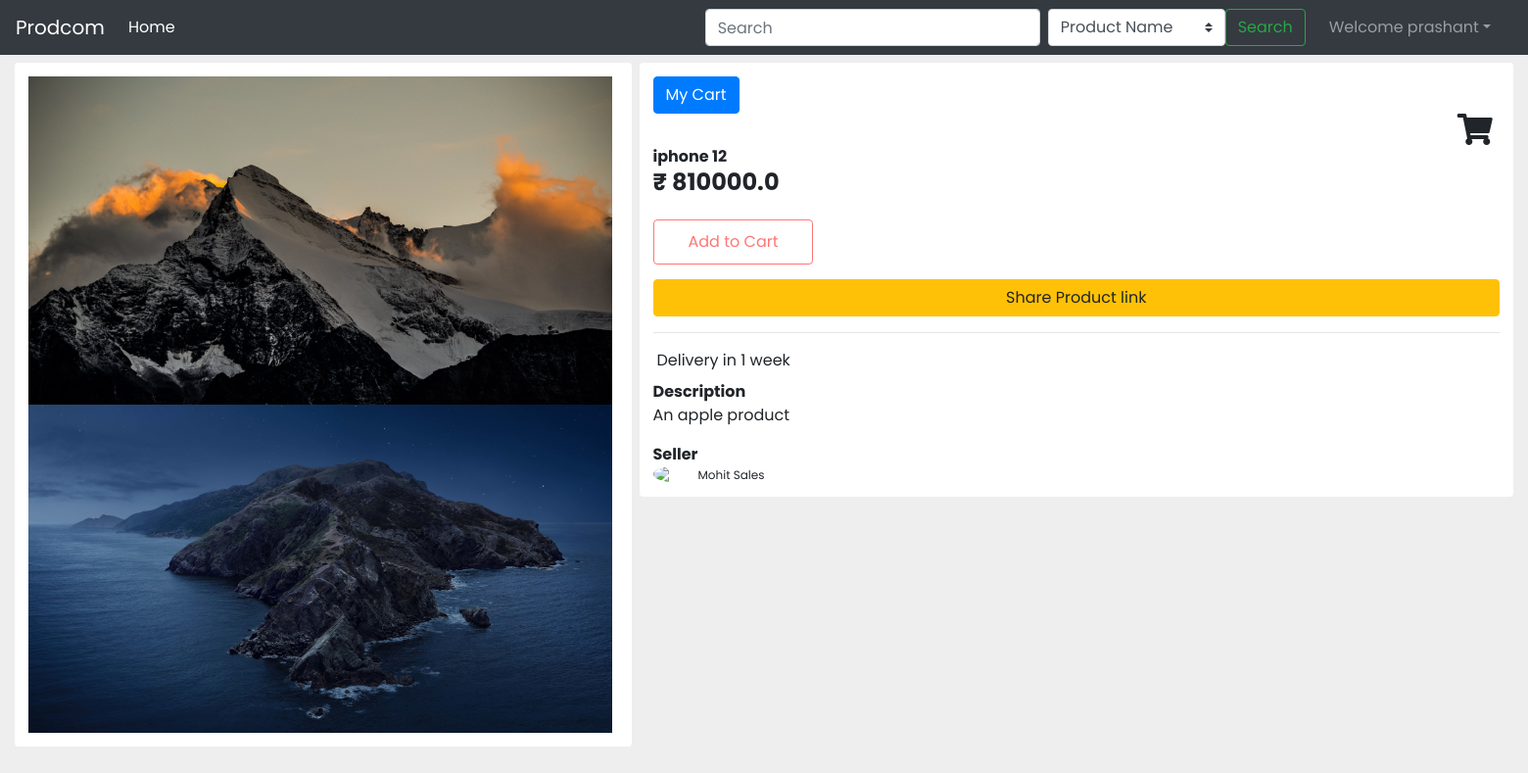
/product/5/iphone 12 (signed in), run on the app's committed database.
### home/models.py (models this page shows)
class Productitem(models.Model):
    seller = models.ForeignKey(Account, on_delete=models.CASCADE)
    name = models.CharField(max_length=100)
    description = models.CharField(max_length=500)
    category = models.CharField(max_length=50)
    quantity = models.IntegerField()
    price = models.FloatField()
    image1 = models.ImageField(upload_to='productitem/%m/%d/')
    image2 = models.ImageField(upload_to='productitem/%m/%d/')

### home/views.py (the view)
# urls.py: path('product/<str:id>/<str:name>', views.product, name='product'),
def product(request, id, name):
    prodobj = Productitem.objects.filter(id=id).first()
    if prodobj:
        product = productpageData(prodobj)
        context = {'product' : product}
        return render(request, 'home/product.html', context)
    else:
        return HttpResponse("404 - Page Not found")

### home/utility.py (called while the page is built)
def productpageData(productobj):
    dt = {}
    dt['id'] = productobj.id
    dt['name'] = productobj.name
    dt['description'] = productobj.description
    dt['category'] = productobj.category
    dt['stockquantity'] = productobj.quantity
    dt['price'] = productobj.price
    dt['image1'] = productobj.image1.url
    dt['image2'] = productobj.image2.url
    dt['seller'] = {'id' : productobj.seller.id, 'name' : productobj.seller.user.first_name + " " + productobj.seller.user.last_name}
    dt['productlink'] = "http://127.0.0.1:8000/product/" + str(dt['id']) + "/" + dt['name']
    return dt

### templates/home/product.html (shortened to what this page needs)
<!doctype html>
                        <html>
                            <head>
                                <link rel="stylesheet" href="https://pro.fontawesome.com/releases/v5.10.0/css/all.css"
integrity="sha384-AYmEC3Yw5cVb3ZcuHtOA93w35dYTsvhLPVnYs9eStHfGJvOvKxVfELGroGkvsg+p" />
<link href="https://cdn.jsdelivr.net/npm/bootstrap@4.5.0/dist/css/bootstrap.min.css" rel="stylesheet">
 </head>
 {% include 'navbar.html' %}
<body  class='snippet-body'>
<link rel='stylesheet' href='https://sachinchoolur.github.io/lightslider/dist/css/lightslider.css'>
<div class="container-fluid mt-2 mb-3">
    <div  class="row no-gutters">
        <div  class="col-md-5 pr-2">
            <div  class="card">
                <div  class="demo">
                    <ul id="lightSlider">
                        <li data-thumb="{{product.image1}}"> <img src="{{product.image1}}" /> </li>
                        <li data-thumb="{{product.image2}}"> <img src="{{product.image2}}" /> </li>
                    </ul>
                </div>
            </div>
        </div>
        <div class="col-md-7">
            <div class="card">
                {% if user.is_authenticated %}
                <form action= "/cart/" method='POST'>  {% csrf_token %}
                    <button type="submit" class="btn btn-primary">My Cart</button>
                </form>
                {% endif %}
            <i style="position: relative;left:95%;cursor: pointer;" class="fa fa-shopping-cart fa-2x" aria-hidden="true"></i>
                <div class="about"> <span class="font-weight-bold">{{product.name}} </span>
                    <h4 class="font-weight-bold">₹ {{product.price}}</h4>
                </div>
                {% if user.is_authenticated %}
                <form action= "/cart/add/" method='POST'>  {% csrf_token %}
                    <div class="buttons"> <button type="submit" class="btn btn-outline-warning btn-long cart">Add to Cart</button></div>
                </form>
                {% else %}
                <div class="buttons"> <button id="anonaddcart" class="btn btn-outline-warning btn-long cart">Add to Cart</button></div>
                {% endif %}
                <div class="buttons"></div><button id="sharelink" data-clipboard-text="{{product.productlink}}" class="btn btn-warning btn-long buy">Share Product link</button>
                <hr>
                <div class="product-description">
                    <div class="d-flex flex-row align-items-center">  <span class="ml-1">Delivery in 1 week</span> </div>
                    <div class="mt-2"> <span class="font-weight-bold">Description</span>
                        <p>{{product.description}}</p>
                    </div>
                    <div class="mt-2"> <span class="font-weight-bold">Seller</span> </div>
                    <div class="d-flex flex-row align-items-center"> <img src="https://i.imgur.com/N2fYgvD.png" class="rounded-circle store-image">
                        <div class="d-flex flex-column ml-1 comment-profile">
                            <span class="username">{{product.seller.name}}</span>
                        </div>
                    </div>
                </div>
            </div>
        </div>
    </div>
</div>
                                </body>
                            </html>

### templates/navbar.html (shortened to what this page needs)
<nav class="navbar navbar-expand-lg navbar-dark bg-dark">
    <a class="navbar-brand" href="/">Prodcom</a>
    <div class="collapse navbar-collapse" id="navbarSupportedContent">
      <ul class="navbar-nav mr-auto">
        <li class="nav-item active">
          <a class="nav-link" href="/">Home <span class="sr-only">(current)</span></a>
        </li>
      </ul>
      <form  action="/search" method="post" class="form-inline my-2 my-lg-0 mx-3" id="searchform"> {% csrf_token %}
          <input class="form-control mr-sm-2" type="search" placeholder="Search" aria-label="Search" name="query" id="query" required>
          <select class="custom-select" id="searchby" name="searchby" form="searchform">
            <option value="name">Product Name</option>
          </select>
        <button class="btn btn-outline-success my-2 my-sm-0 " type="submit">Search</button>
      </form>
{% if user.is_authenticated %}
<ul class="navbar-nav mr-2">
<li class="nav-item dropdown">
<a class="nav-link dropdown-toggle" href='#' id="navbarDropdown" role="button" data-toggle="dropdown"> Welcome {{request.user}}</a>
      </li>
      </ul>
      </div>
{% endif %}
  </nav>

### templates/home/product.html (style rules this page uses)
body { background-color: #eee; font-family: "Poppins", sans-serif }
.card { background-color: #fff; padding: 14px; border: none }
.demo { width: 100% }
ul { list-style: none outside none; padding-left: 0; margin-bottom: 0 }
li { display: block; float: left; margin-right: 6px; cursor: pointer }
img { display: block; height: auto; width: 100% }
hr { color: #d4d4d4 }
.username { font-size: 12px }
.comment-profile { line-height: 17px }
.btn-long { padding-left: 35px; padding-right: 35px }
.buttons { margin-top: 15px }
.buttons .btn { height: 46px }
.buttons .cart { border-color: #ff7676; color: #ff7676 }
.store-image { width: 42px }

### data on the page
Productitem: name "iphone 12", price "810000.0", description "An apple product"

### other printed values
{{ request.user }} "prashant"
{{ product.seller.name }} "Mohit Sales"
